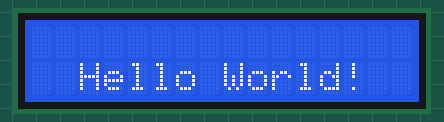
Recording of a program running on a simulated Raspberry Pi (BCM pin numbers). On the bench: 16×2 character LCD. Library files of the repository ran but are not shown: I2C_LCD_driver.py. At 10.3 s the program stops and its outputs stay as they are.

Above: at 0.3 s.

The program:

hello_world.py
```python
#!/usr/bin/python
# RPi PCB version of hello_world.py that just displays "Hello World"
# On a 16×2 LCD, the rows are numbered 1 – 2, while the columns are numbered 0 – 15.
# So to print “Hello World!” at the first column of the top row, you would use:
# mylcd.lcd_display_string(“Hello World!”, 1, 0).

# command to run this demo:  python3 ./RPi_maker_PCB5/displays/LCD_1602_i2c_display/hello_world.py

# CLI command to check I2C address:  i2cdetect -y -r 1
#
import I2C_LCD_driver
from time import *

mylcd = I2C_LCD_driver.lcd()

mylcd.lcd_display_string("Hello World!", 2, 2) # display at row 2 column 2

sleep(10)
mylcd.lcd_clear()
mylcd.backlight(0)
```

Measured:
- what the display in image 0 shows lasts 10.0 s, from 0.3 s to 10.3 s
